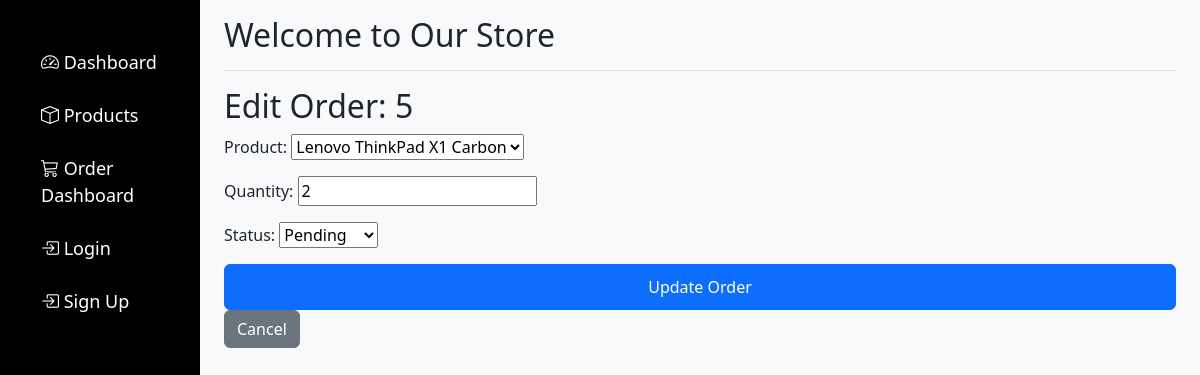
Screenshot of /products/order/edit/5/ (signed in) with the database file from the repository.
### products/models.py (models this page shows, shortened)
class Order(models.Model):
    STATUS_CHOICES = [
        ('Pending', 'Pending'),
        ('Processed', 'Processed'),
        ('Shipped', 'Shipped'),
        ('Delivered', 'Delivered'),
        ('Cancelled', 'Cancelled'),
    ]
    user = models.ForeignKey(settings.AUTH_USER_MODEL, on_delete=models.CASCADE)
    product = models.ForeignKey(Product, on_delete=models.CASCADE)
    quantity = models.PositiveIntegerField()
    order_date = models.DateTimeField(auto_now_add=True)
    status = models.CharField(max_length=50, choices=STATUS_CHOICES, default='Pending')
    class Meta:
        permissions = [
            ("can_manage_orders", "Can manage orders"),
            ("can_view_order", "Can view order"),
        ]
        ordering = ['-order_date']

### products/views.py (the view)
# urls.py: path('order/edit/<int:order_id>/', views.edit_order, name='edit-order'),
@login_required
def edit_order(request, order_id):
    order = get_object_or_404(Order, id=order_id)
    if request.method == 'POST':
        form = OrderForm(request.POST, instance=order)
        if form.is_valid():
            form.save()
            messages.success(request, 'Order updated successfully.')
            return redirect('user-dashboard')
    else:
        form = OrderForm(instance=order)
    return render(request, 'edit-order.html', {'form': form, 'order': order})

### products/forms.py
class OrderForm(forms.ModelForm):
    class Meta:
        model = Order
        fields = ['product', 'quantity', 'status']

### products/models.py (called while the page is built)
    def __str__(self):
        return self.name

### products/templates/edit-order.html (shortened to what this page needs)
{% extends 'base.html' %}
{% block content %}
  <h2>Edit Order: {{ order.id }}</h2>
  <form method="POST">
    {{ form.as_p }}
    <button type="submit" class="btn btn-primary">Update Order</button>
  </form>
  <a href="{% url 'user-dashboard' %}" class="btn btn-secondary">Cancel</a>
{% endblock %}

### products/static/style.css (style rules this page uses)
body { background-color: #f8f9fa; }
.btn-primary { width: 100%; padding: 10px; }

### rows the page displays
Order: id "5", product "Lenovo ThinkPad X1 Carbon", quantity "2", status "Pending"
